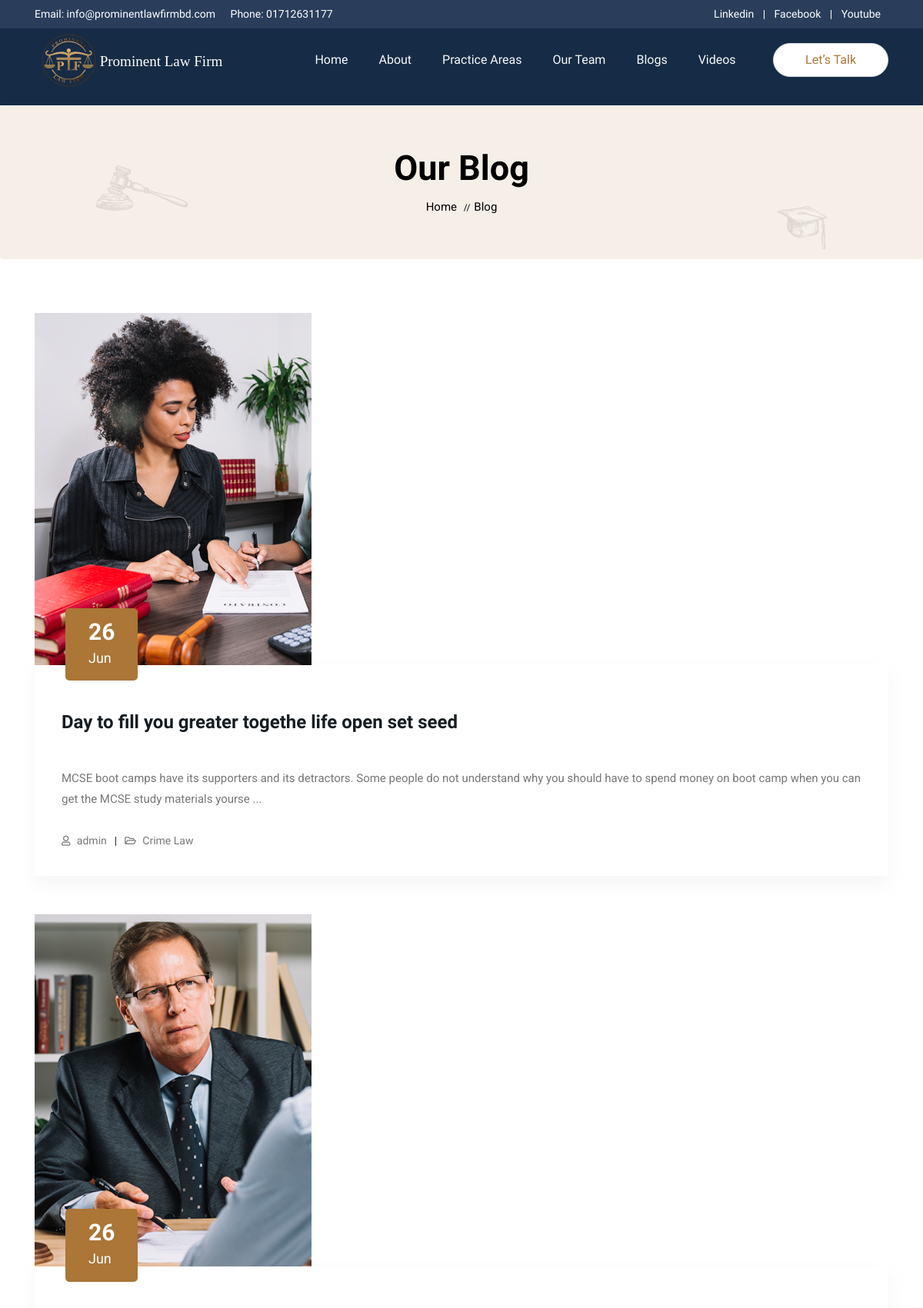
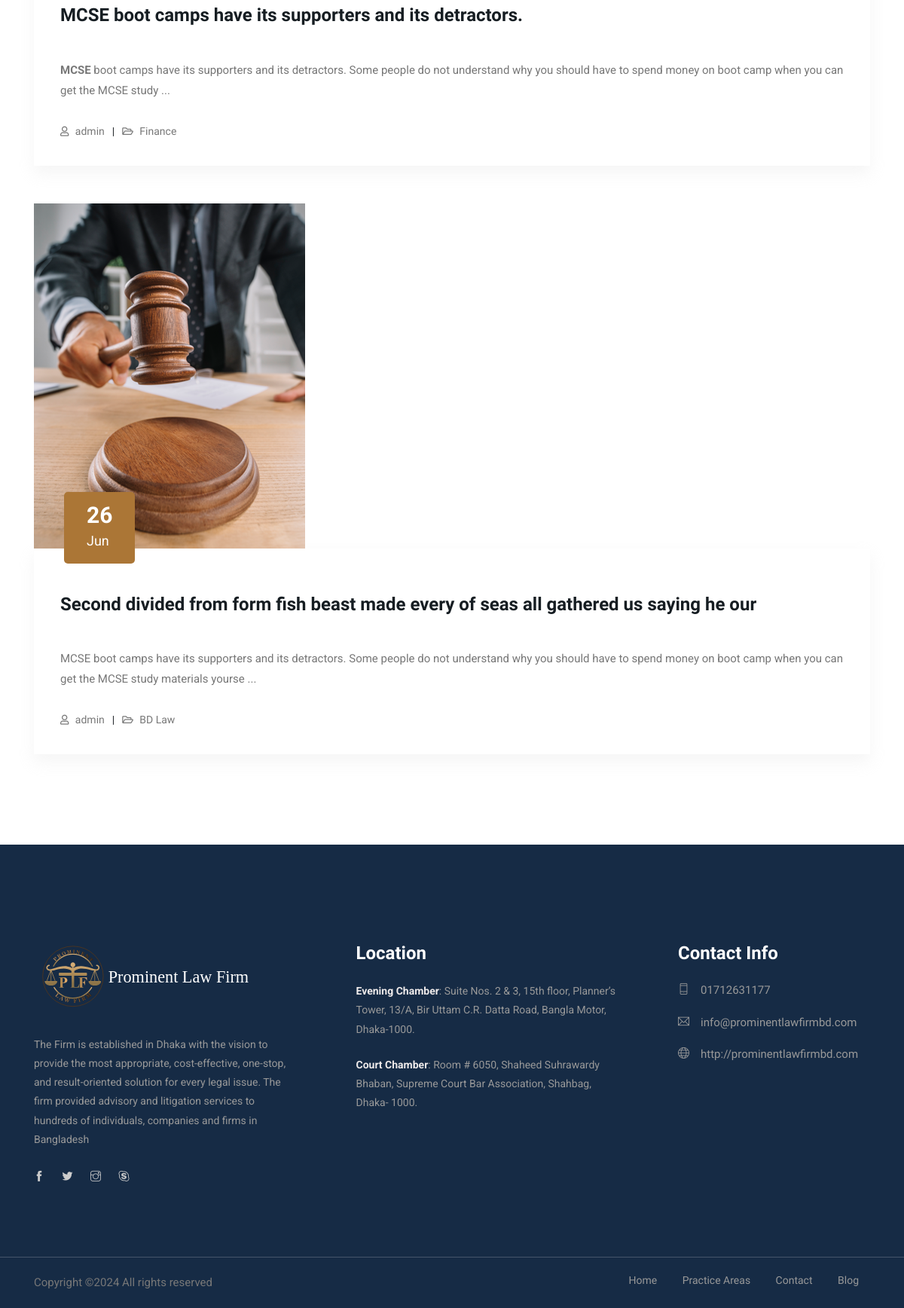
Screenshot of /blog/ with the database file from the repository (2 pictures, top to bottom).
### core/models.py (models this page shows, shortened)
class SiteSettings(models.Model):
    company_name = models.CharField(max_length=200)
    email = models.EmailField()
    site = models.URLField()
    phone_number_1 = models.CharField(max_length=20)
    phone_number_2 = models.CharField(max_length=20, blank=True, null=True)
    evening_chamber_location = models.CharField(max_length=200)
    court_chamber_location = models.CharField(max_length=200)
    logo = models.FileField(upload_to='logos/', help_text='Image dimensions should be 250px (width) by 75px (height).')
    practice_areas = models.TextField(null=True, blank=True)
    linkedin_url = models.URLField(blank=True, null=True)
    facebook_url = models.URLField(blank=True, null=True)
    youtube_url = models.URLField(blank=True, null=True)

class Blog(models.Model):
    image = models.ImageField(upload_to='blog/')
    title = models.CharField(max_length=200)
    category = models.CharField(max_length=200)
    content = HTMLField()
    author = models.ForeignKey(User, on_delete=models.CASCADE)
    publication_date = models.DateTimeField(auto_now_add=True)
    tags = TaggableManager()

### core/views.py (the view)
# urls.py: path('blog/', views.blog, name="blog"),
def blog(request):
    blogs = Blog.objects.all().order_by('-id')
    context = {
        'blogs' : blogs
    }
    return render(request, 'blog.html', context)

### core/context_processors.py (called while the page is built)
def site_settings(request):
    settings = SiteSettings.objects.first()
    return {'site_settings': settings}

### templates/blog.html (shortened to what this page needs)
{% extends "./partial/base.html" %}
{% load static %}
{% block content %}
<section class="breadcrumb breadcrumb_bg">
    <div class="container">
        <div class="row">
            <div class="col-lg-12">
                <div class="breadcrumb_iner text-center">
                    <div class="breadcrumb_iner_item">
                        <h2>Our Blog</h2>
                        <p>home <span>//</span>Blog</p>
                    </div>
                </div>
            </div>
        </div>
    </div>
</section>
<section class="blog_area section_padding">
    <div class="container">
        <div class="row">
            <div class="col-lg-12 mb-5 mb-lg-0">
                <div class="blog_left_sidebar">
                    {% for blog in blogs %}
                    <article class="blog_item">
                        <div class="blog_item_img">
                            <img class="card-img rounded-0" style="width: auto;" src="{{blog.image.url}}" alt="">
                            <a href="#" class="blog_item_date">
                                <h3>{{ blog.publication_date|date:"d" }}</h3>
                                <p>{{ blog.publication_date|date:"M" }}</p>
                            </a>
                        </div>
                        <div class="blog_details">
                            <a class="d-inline-block" href="{% url 'core:single_blog' blog.id %}">
                                <h2>{{blog.title}}</h2>
                            </a>
                            <p>{{blog.content|safe|slice:"200"}} ...</p>
                            <ul class="blog-info-link">
                                <li><a href="#"><i class="far fa-user"></i> {{blog.author}}</a></li>
                                <li><a href="#"><i class="far fa-folder-open"></i> {{blog.category}}</a></li>
                            </ul>
                        </div>
                    </article>
                    {% endfor %}
                </div>
            </div>
        </div>
    </div>
</section>
{% endblock content %}

### templates/partial/base.html (shortened to what this page needs)
{% load static %}
<!doctype html>
<html lang="en">
<head>
    <link rel="stylesheet" href="{% static 'assets/css/bootstrap.min.css' %}">
    <link rel="stylesheet" href="{% static 'assets/css/animate.css' %}">
    <link rel="stylesheet" href="{% static 'assets/css/owl.carousel.min.css' %}">
    <link rel="stylesheet" href="{% static 'assets/css/themify-icons.css' %}">
    <link rel="stylesheet" href="{% static 'assets/css/flaticon.css' %}">
    <link rel="stylesheet" href="{% static 'assets/css/magnific-popup.css' %}">
    <link rel="stylesheet" href="{% static 'assets/css/slick.css' %}">
    <link rel="stylesheet" href="{% static 'assets/css/gijgo.min.css' %}">
    <link rel="stylesheet" href="{% static 'assets/css/nice-select.css' %}">
    <link rel="stylesheet" href="{% static 'assets/css/all.css' %}">
    <link rel="stylesheet" href="{% static 'assets/css/style.css' %}">
</head>
<body>
    <div class="topbar text-center p-2">
        <div class="container">
          <div class="row">
            <div class="col-md-6 col-12 text-md-left text-center mb-2 mb-md-0">
              <span>Email: {{site_settings.email}}</span>
              <span class="ml-md-3 d-block d-md-inline">Phone:{% if site_settings.phone_number_1 %} {{site_settings.phone_number_1}} {% endif %} {% if site_settings.phone_number_2 %}, {{site_settings.phone_number_2}} {% endif %}</span>
            </div>
            <div class="col-md-6 col-12 text-md-right text-center">
              <a href="{{site_settings.linkedin_url}}" class="mr-2">Linkedin</a> |
              <a href="{{site_settings.facebook_url}}" class="mx-2">Facebook</a> |
              <a href="{{site_settings.youtube_url}}" class="ml-2">Youtube</a>
            </div>
          </div>
        </div>
      </div>
<header class="main_menu home_menu" style="background-color: #162b45; height: 100px;">
    <div class="container">
        <div class="row align-items-center">
            <div class="col-lg-12">
                <nav class="navbar navbar-expand-lg navbar-light">
                    <a class="navbar-brand" href="/"> <img class="large-logo" src="{{site_settings.logo.url}}" alt="logo"> </a>
                    <div class="collapse navbar-collapse main-menu-item" id="navbarSupportedContent">
                        <ul class="navbar-nav">
                            <li class="nav-item">
                                <a class="nav-link text-light" href="{% url 'core:index' %}">Home</a>
                            </li>
                            <li class="nav-item">
                                <a class="nav-link text-light" href="{% url 'core:about' %}">About</a>
                            </li>
                            <li class="nav-item">
                                <a class="nav-link text-light" href="{% url 'core:service' %}">Practice Areas</a>
                            </li>
                            <li class="nav-item">
                                <a class="nav-link text-light" href="{% url 'core:team' %}">Our Team</a>
                            </li>
                            <li class="nav-item">
                                <a class="nav-link text-light" href="{% url 'core:blog' %}">Blogs</a>
                            </li>
                            <li class="nav-item">
                                <a class="nav-link text-light" href="{% url 'core:video' %}">Videos</a>
                            </li>
                        </ul>
                    </div>
                    <a href="{% url 'core:contact' %}" class="d-none d-sm-block menu_btn">Let’s Talk</a>
                </nav>
            </div>
        </div>
    </div>
</header>
{% block content %}
{% endblock content %}
    <footer class="footer-area">
        <div class="container">
            <div class="row justify-content-between">
                <div class="col-sm-6 col-xl-4">
                    <div class="single-footer-widget footer_1">
                        <a href="index.html"> <img src="{{site_settings.logo.url}}" alt=""> </a>
                        <p>The Firm is established in Dhaka with the
                            vision to provide the most appropriate, cost-effective, one-stop, and result-oriented solution for
                            every legal issue. The firm provided advisory and litigation services to hundreds of individuals,
                            companies and firms in Bangladesh </p>
                        <div class="social_icon">
                            <a href="#"> <i class="ti-facebook"></i> </a>
                            <a href="#"> <i class="ti-twitter-alt"></i> </a>
                            <a href="#"> <i class="ti-instagram"></i> </a>
                            <a href="#"> <i class="ti-skype"></i> </a>
                        </div>
                    </div>
                </div>
                <div class="col-sm-6 col-xl-4">
                    <div class="single-footer-widget footer_icon">
                        <h4>Location</h4>
                        <p>
                            <span style="font-weight: bold; color: rgb(238, 234, 234);">Evening Chamber</span>: {{site_settings.evening_chamber_location}}
                        </p>
                        <p>
                            <span style="font-weight: bold; color: rgb(238, 234, 234);">Court Chamber</span>: {{site_settings.court_chamber_location}}
                        </p>
                    </div>
                </div>
                <div class="col-sm-6 col-xl-3">
                    <div class="single-footer-widget footer_icon">
                        <h4>Contact Info</h4>
                        <ul>
                            {% if site_settings.phone_number_1 %}
                            <li><a href="#"><i class="ti-mobile"></i>{{site_settings.phone_number_1}}</a></li>
                            {% endif %}
                            <li><a href="#"><i class="ti-email"></i>{{site_settings.email}}</a></li>
                            <li><a href="#"><i class="ti-world"></i>{{site_settings.site}}</a></li>
                        </ul>
                    </div>
                </div>
            </div>
        </div>
        <div class="container-fluid">
            <div class="row">
                <div class="col-lg-12">
                    <div class="copyright_part_text text-center">
                        <div class="container">
                            <div class="row">
                                <div class="col-lg-6 col-md-12">
                                    <p class="footer-text m-0">
Copyright &copy;<script>document.write(new Date().getFullYear());</script> All rights reserved</a>
</p>
                                </div>
                                <div class="col-lg-6 col-md-12">
                                    <div class="footer_menu">
                                        <ul>
                                            <li><a href="{% url 'core:index' %}">Home</a></li>
                                            <li><a href="{% url 'core:service' %}">Practice Areas</a></li>
                                            <li><a href="{% url 'core:contact' %}">Contact</a></li>
                                            <li><a href="{% url 'core:blog' %}">Blog</a></li>
                                        </ul>
                                    </div>
                                </div>
                            </div>
                        </div>
                    </div>
                </div>
            </div>
        </div>
    </footer>
</body>
</html>

### static/assets/css/all.css (style rules this page uses)
.fa, .fas, .far, .fal, .fab { -moz-osx-font-smoothing: grayscale; -webkit-font-smoothing: antialiased; display: inline-block; font-style: normal; font-variant: normal; text-rendering: auto; line-height: 1; }
.fa-folder-open:before { content: "\f07c"; }
.fa-user:before { content: "\f007"; }
.far { font-family: 'Font Awesome 5 Free'; font-weight: 400; }

### templates/partial/base.html (style rules this page uses)
.topbar { background-color: #2a3e5c; color: #ffffff; padding: 5px 0; }
.topbar a { color: #ffffff; text-decoration: none; margin-right: 10px; }

### rows the page displays
SiteSettings: email "info@prominentlawfirmbd.com", phone_number_1 "01712631177", logo (picture), evening_chamber_location "Suite Nos. 2 & 3, 15th floor, Planner’s Tower, 13/A, Bir Uttam C.R. Datta Road, Bangla Motor, Dhaka-1000.", court_chamber_location "Room # 6050, Shaheed Suhrawardy Bhaban, Supreme Court Bar Association, Shahbag, Dhaka- 1000.", site "http://prominentlawfirmbd.com"
Blog: image (picture), publication_date "26", publication_date "Jun", title "Day to fill you greater togethe life open set seed", content "MCSE boot camps have its supporters and its detractors. Some people do not understand why you should have to spend money on boot camp when you can get the MCSE study materials yourse", author "admin", category "Crime Law"
Blog: image (picture), publication_date "26", publication_date "Jun", title "MCSE boot camps have its supporters and its detractors.", content "MCSE boot camps have its supporters and its detractors. Some people do not understand why you should have to spend money on boot camp when you can get the MCSE study", author "admin", category "Finance"
Blog: image (picture), publication_date "26", publication_date "Jun", title "Second divided from form fish beast made every of seas all gathered us saying he our", content "MCSE boot camps have its supporters and its detractors. Some people do not understand why you should have to spend money on boot camp when you can get the MCSE study materials yourse", author "admin", category "BD Law"
